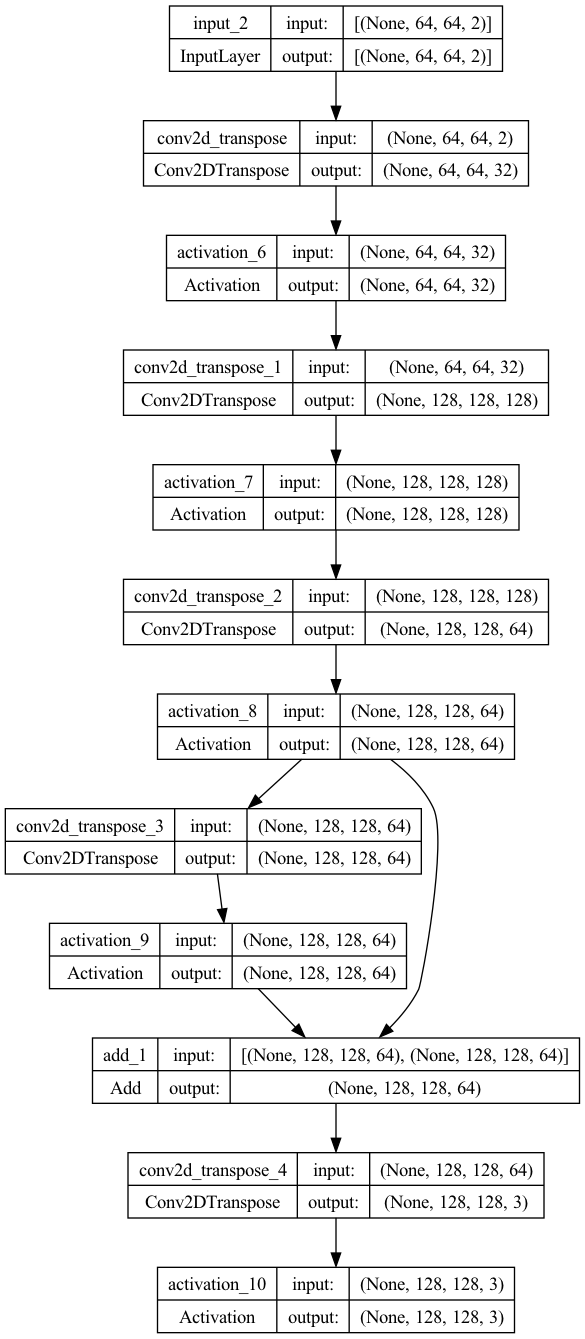
#> input picture decoder.png, 585 x 1339 px; its folder holds only this picture in this run
$ python -i preprocess.py   (imports and definitions only)   (older library calls are emulated)
#> lines starting #> are read from the running program, lines starting #| are printed output that depends on the picture
#> further down, picture is the input picture: shape (1339, 585, 3); min 0, max 255, mean 239.8
import os
import numpy as np
from PIL import Image
import cv2
import matplotlib.pyplot as plt
import tensorflow as tf
from tqdm import tqdm
from sklearn.model_selection import train_test_split
import random

dataset_path = "archive"
num_images = 100
img_size = (64, 64)

# [65 lines left out: functions load_images, resize_images, display_images, apply_log_filter, not called in this run]

def apply_sobel_filter(img, kernel_size=3):
#> called with kernel_size = 3
    gray = cv2.cvtColor(img, cv2.COLOR_BGR2GRAY)
    sobelx = cv2.Sobel(gray, cv2.CV_16S, 1, 0, ksize=kernel_size)
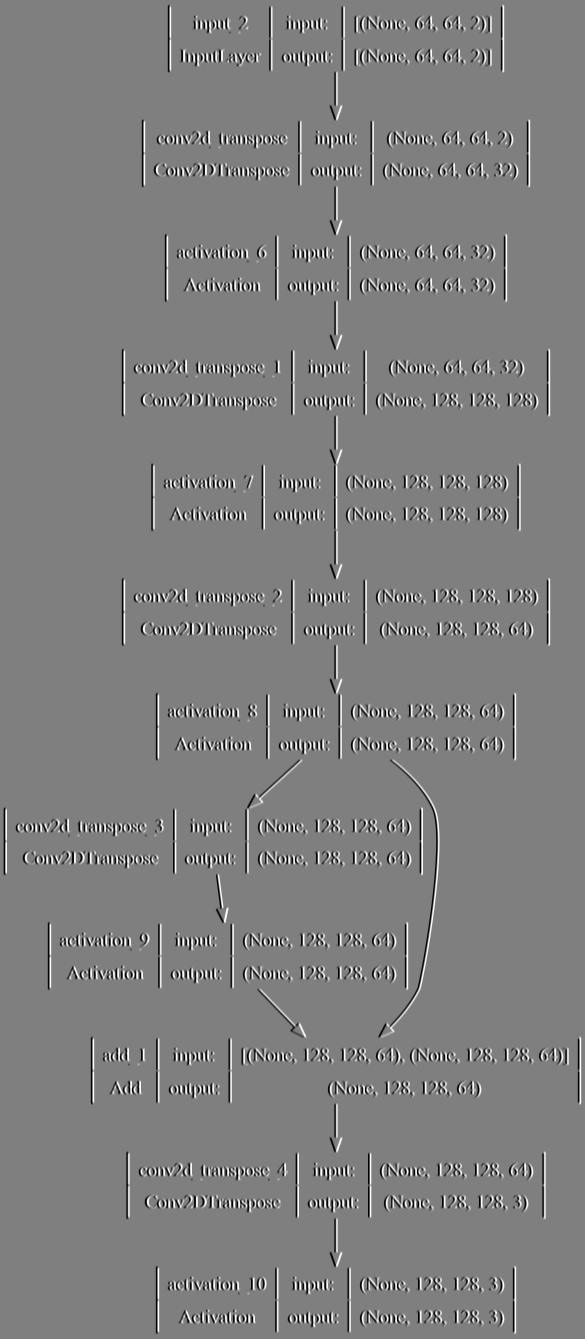
#> sobelx: shape (1339, 585) int16; min -1020, max 1020, mean 0; drawn with min black and max white
    sobely = cv2.Sobel(gray, cv2.CV_16S, 0, 1, ksize=kernel_size)
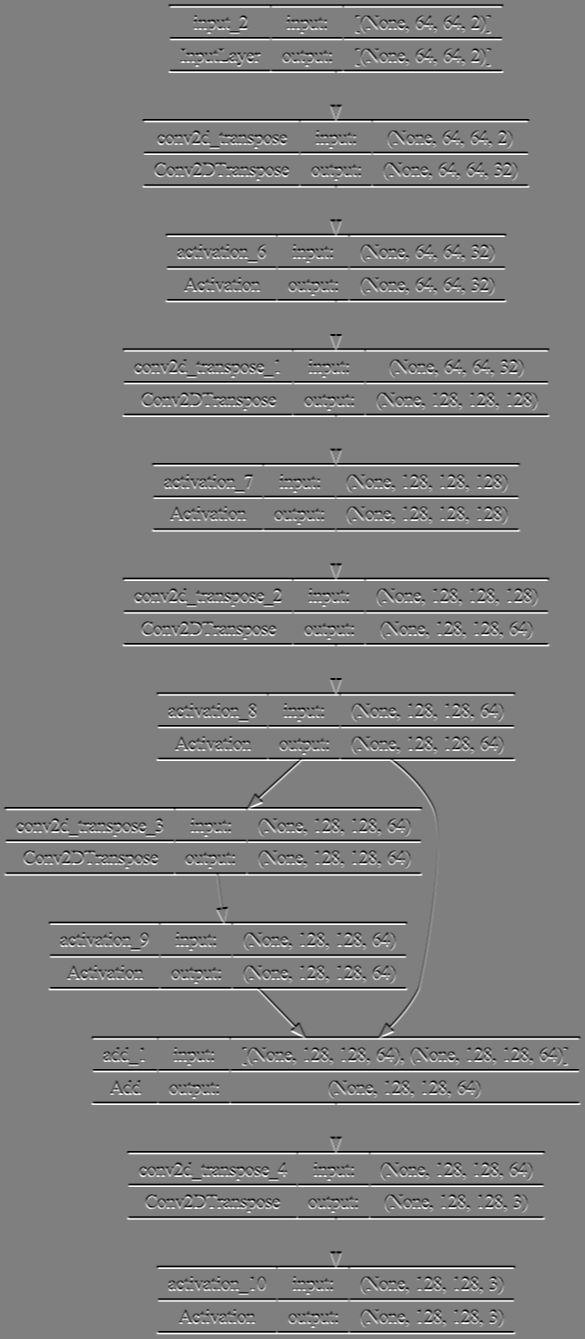
#> sobely: shape (1339, 585) int16; min -1020, max 1020, mean 0; drawn with min black and max white
    sobelx = cv2.convertScaleAbs(sobelx)
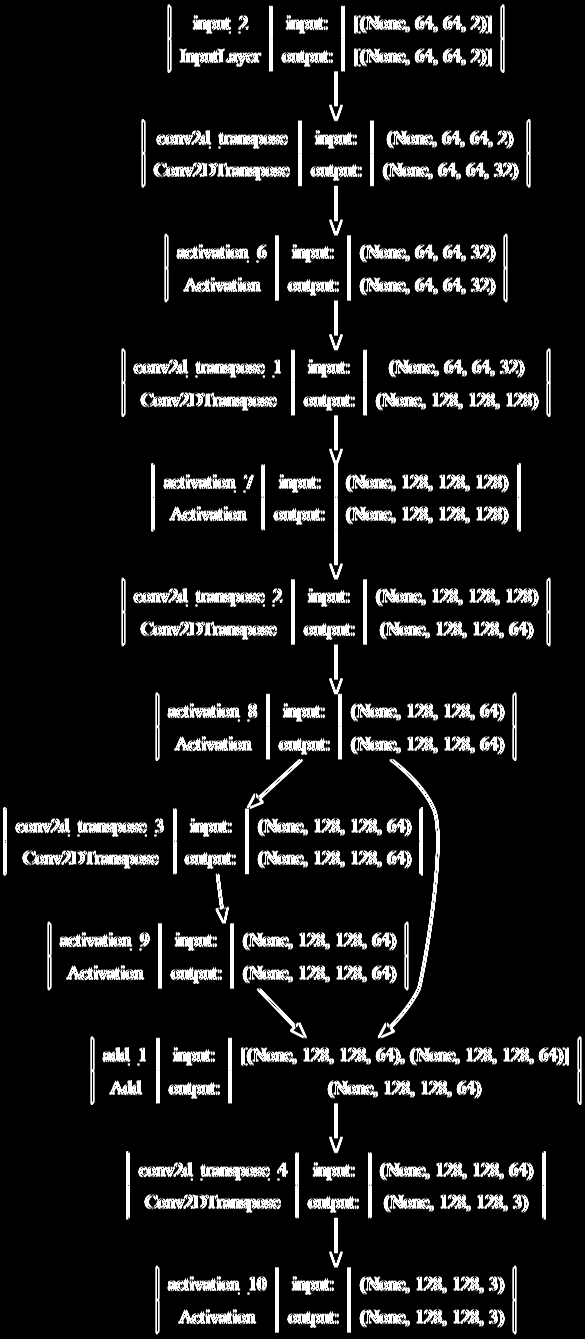
#> sobelx: shape (1339, 585); min 0, max 255, mean 24.8
    sobely = cv2.convertScaleAbs(sobely)
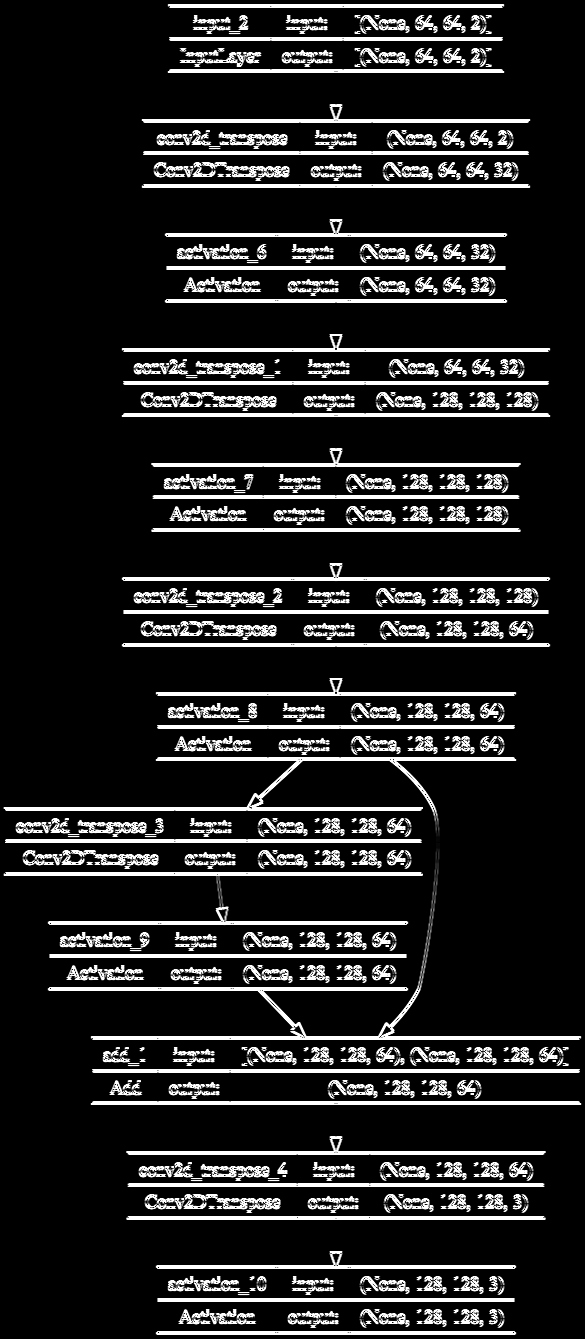
#> sobely: shape (1339, 585); min 0, max 255, mean 35.5
    sobel = cv2.addWeighted(sobelx, 0.5, sobely, 0.5, 0)
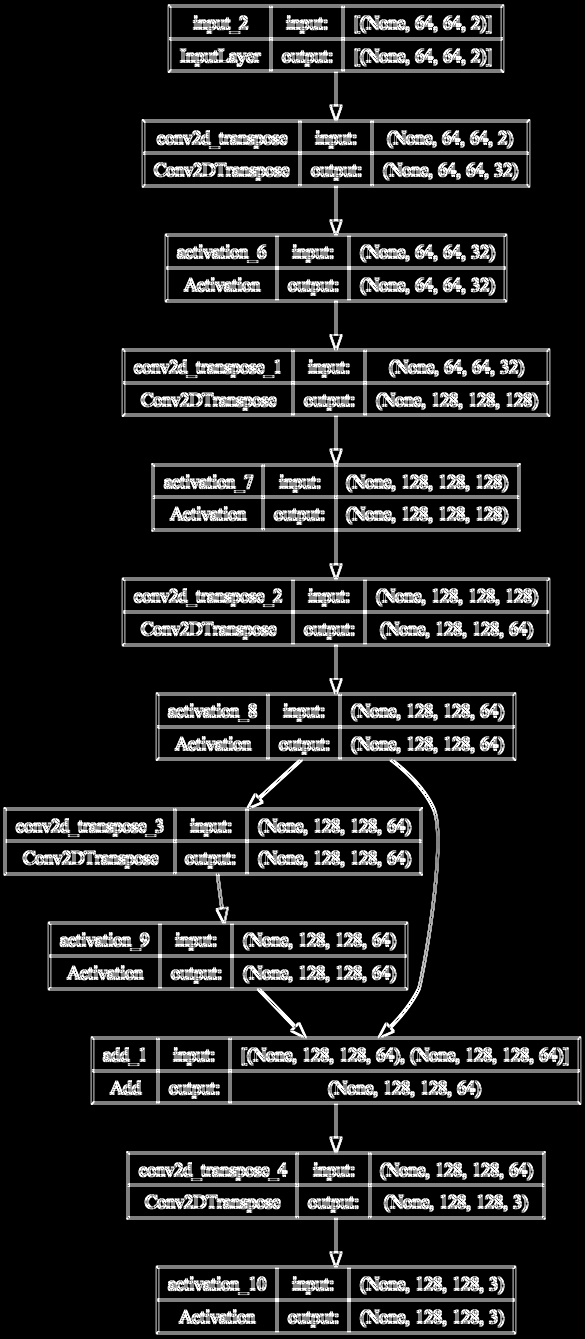
#> sobel: shape (1339, 585); min 0, max 255, mean 30.2
    return sobel

# [54 lines left out: functions normalize_image, apply_salt_pepper_noise, preprocess_images, split_data, not called in this run]

def denormalize_image(img, min_val, max_val):
    return img * (max_val - min_val) + min_val

# [23 lines left out: functions remove_salt_pepper_noise, postprocess_images, not called in this run]


# load_images(dataset_path, num_images)

>>> import cv2
>>> picture = cv2.imread('decoder.png')
>>> result = apply_sobel_filter(picture)

$ run again, on encoder.png
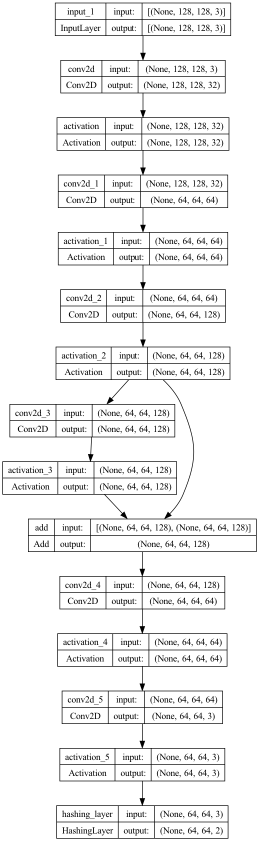
#> input picture encoder.png, 518 x 1683 px (shown at 1/2 size)
#> picture is the input picture: shape (1683, 518, 3); min 0, max 255, mean 239.7
#> in apply_sobel_filter, `sobely = cv2.Sobel(gray, cv2.CV_16S, 0, 1, ksize=kernel_size)`:
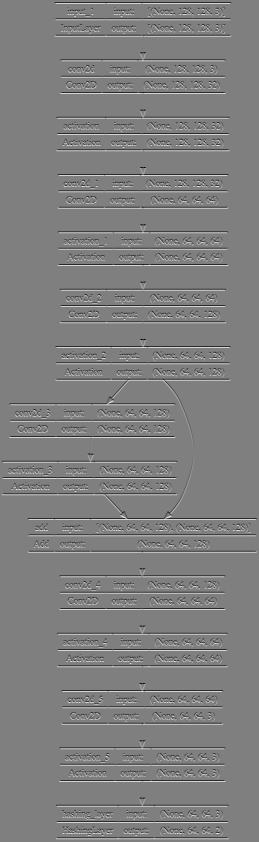
#> sobely: shape (1683, 518) int16 (shown at 1/2 size); min -1020, max 1020, mean 0; drawn with min black and max white
#> in apply_sobel_filter, `sobel = cv2.addWeighted(sobelx, 0.5, sobely, 0.5, 0)`:
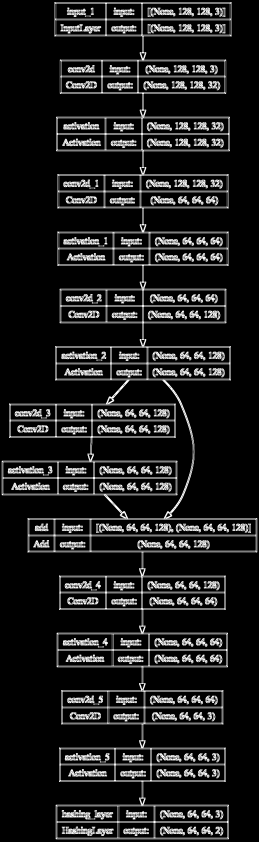
#> sobel: shape (1683, 518) (shown at 1/2 size); min 0, max 255, mean 30.1

$ run again, on model.png
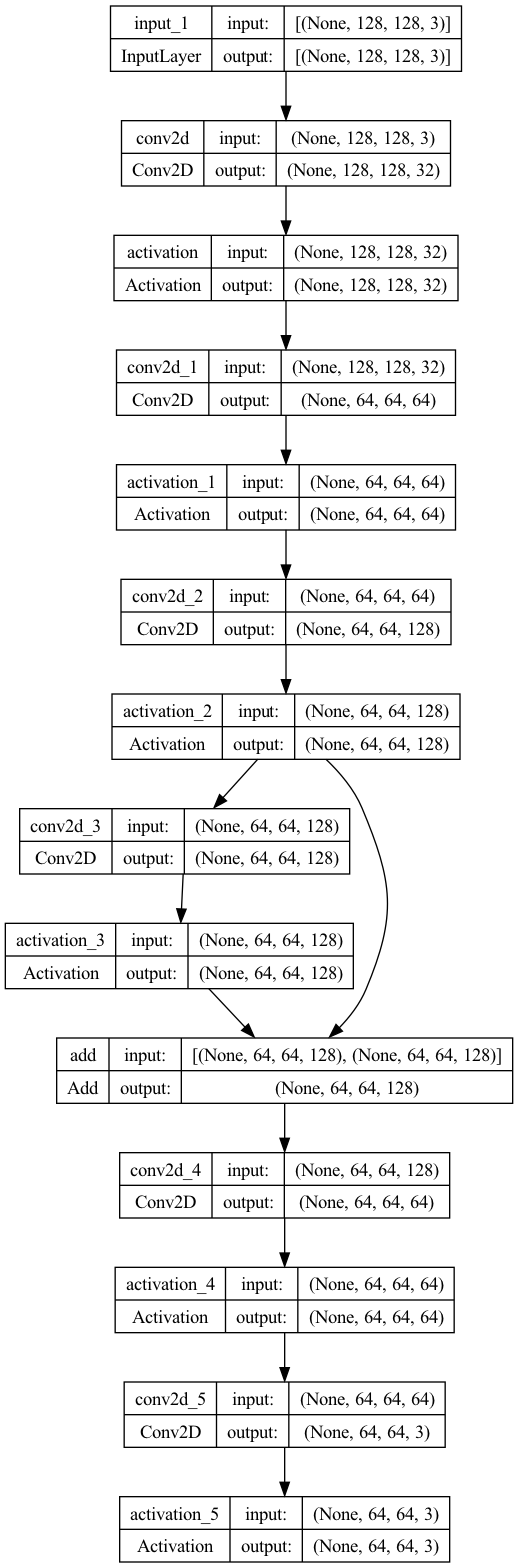
#> input picture model.png, 518 x 1568 px
#> picture is the input picture: shape (1568, 518, 3); min 0, max 255, mean 239.7
#> in apply_sobel_filter, `sobely = cv2.Sobel(gray, cv2.CV_16S, 0, 1, ksize=kernel_size)`:
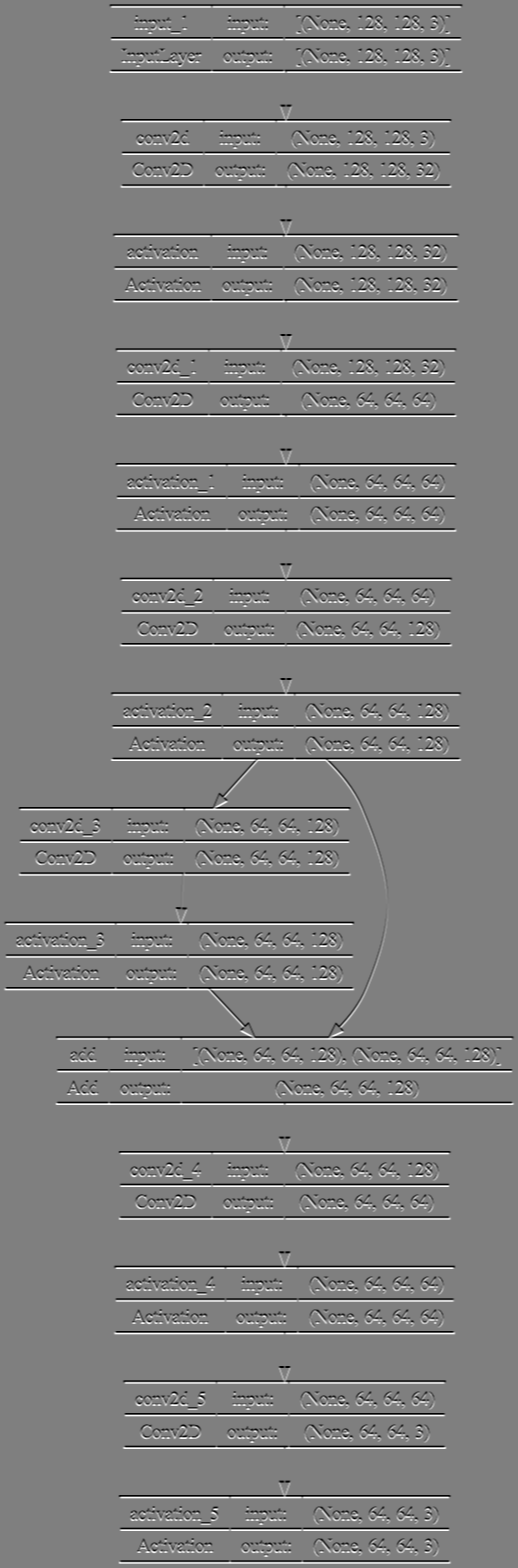
#> sobely: shape (1568, 518) int16; min -1020, max 1020, mean 0; drawn with min black and max white
#> in apply_sobel_filter, `sobel = cv2.addWeighted(sobelx, 0.5, sobely, 0.5, 0)`:
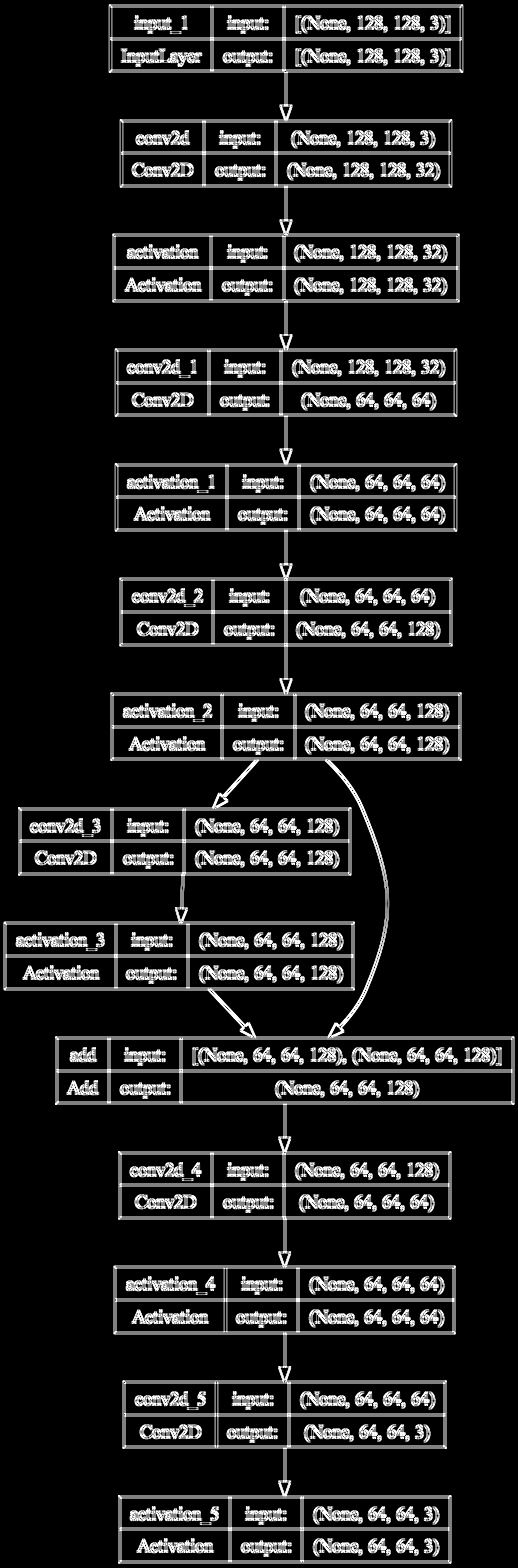
#> sobel: shape (1568, 518); min 0, max 255, mean 30.1
